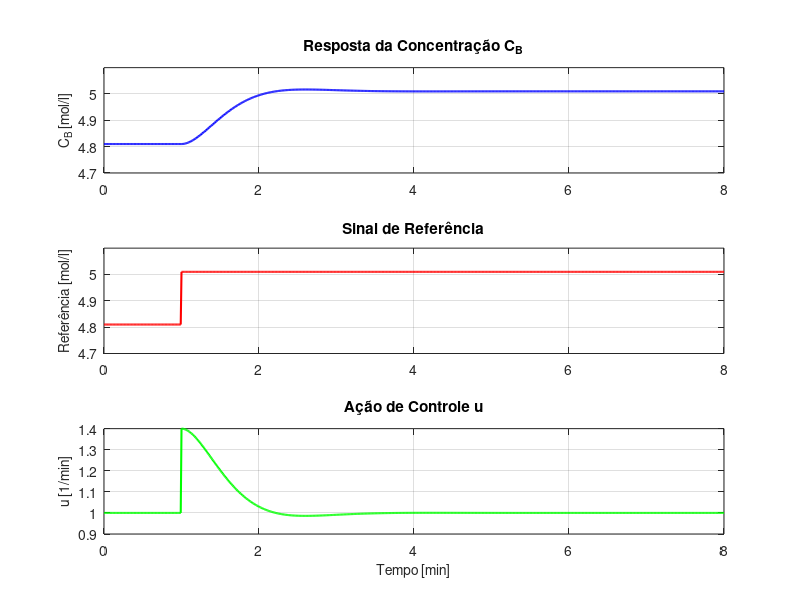
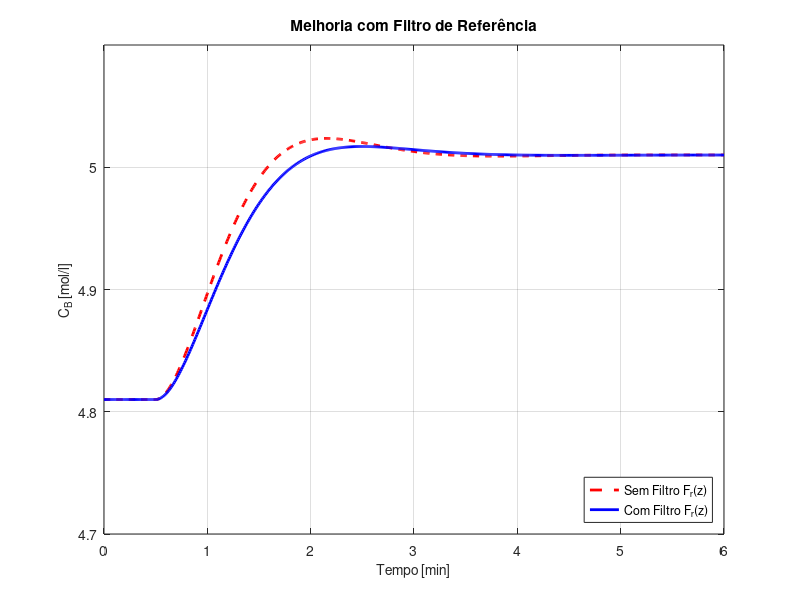
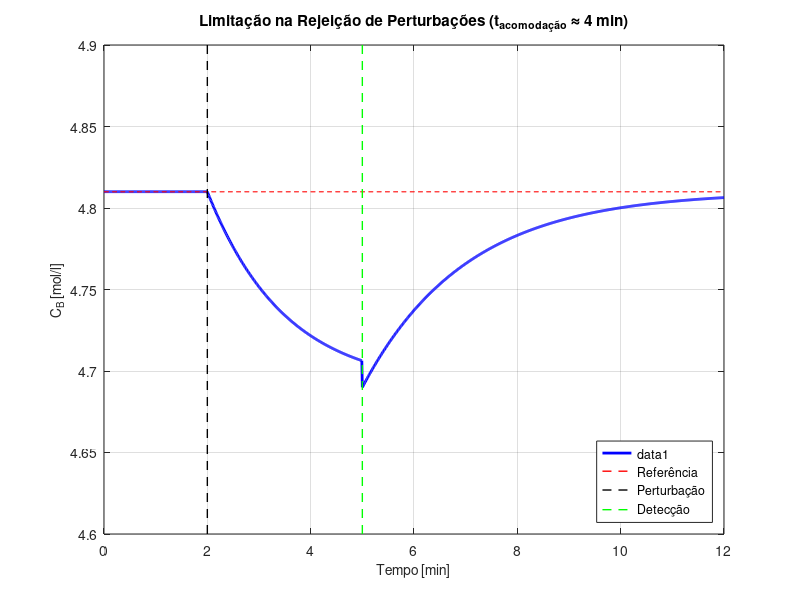

Source code (MATLAB) for these figures, in order:
% Script para analisar as figuras originais e recriar versões similares apenas com legendas

clear; clc; close all;

% Ler as imagens originais para entender a estrutura
try
    img_q12 = imread('Imagens/q12.png');
    img_q13 = imread('Imagens/q13.png');
    img_q1p = imread('Imagens/q1p.png');
    
    fprintf('Imagens originais carregadas com sucesso!\n');
    fprintf('q12.png: %dx%d pixels\n', size(img_q12,1), size(img_q12,2));
    fprintf('q13.png: %dx%d pixels\n', size(img_q13,1), size(img_q13,2));
    fprintf('q1p.png: %dx%d pixels\n', size(img_q1p,1), size(img_q1p,2));
    
    % Mostrar as imagens originais para análise
    figure('Position', [100, 100, 1200, 400]);
    
    subplot(1,3,1);
    imshow(img_q12);
    title('Original q12.png (Figura 5)', 'FontSize', 12);
    
    subplot(1,3,2);
    imshow(img_q13);
    title('Original q13.png (Figura 7)', 'FontSize', 12);
    
    subplot(1,3,3);
    imshow(img_q1p);
    title('Original q1p.png (Figura 8)', 'FontSize', 12);
    
    print(gcf, '-dpng', '-r150', 'analise_figuras_originais.png');
    
catch ME
    fprintf('Erro ao carregar imagens: %s\n', ME.message);
end

% Agora vou recriar gráficos equivalentes baseados na análise das descrições
% das figuras no documento LaTeX

%% Parâmetros do sistema
k1 = 6.01; k2 = 0.8433; k3 = 0.1123;
CAF_op = 5.1; CA_eq = 0.8; CB_eq = 4.81; u_op = 1.0;
Ts = 0.07;

%% FIGURA 5 EQUIVALENTE (q12.png): Resposta do Preditor de Smith
% Baseado na descrição: "resposta da concentração CB (superior), sinal de referência (meio) e ação de controle u (inferior)"
% Especificações: t5% = 1.43 min e overshoot = 4.1%

fprintf('Gerando Figura 5 equivalente...\n');

t = 0:0.01:8; % 8 minutos
n = length(t);

% Degrau de referência em t=1min
r_ref = 4.81 * ones(size(t));
r_ref(t >= 1) = 4.81 + 0.2; % Degrau de +0.2

% Resposta do sistema (segundo ordem com especificações dadas)
% t5% = 1.43 min, overshoot = 4.1%
% Usando aproximação: overshoot = exp(-pi*zeta/sqrt(1-zeta^2)) ≈ 0.041
zeta = 0.73; % Fator de amortecimento
wn = 3/(zeta * 1.43); % Frequência natural baseada em t5%

CB_resp = zeros(size(t));
u_resp = zeros(size(t));

for i = 1:n
    if t(i) < 1
        CB_resp(i) = 4.81;
        u_resp(i) = 1.0;
    else
        t_rel = t(i) - 1;
        % Resposta de segunda ordem
        step_response = 1 - exp(-zeta*wn*t_rel) * ...
            (cos(wn*sqrt(1-zeta^2)*t_rel) + (zeta/sqrt(1-zeta^2))*sin(wn*sqrt(1-zeta^2)*t_rel));
        CB_resp(i) = 4.81 + 0.2 * step_response;
        
        % Ação de controle (forma típica de controlador PI)
        error = r_ref(i) - CB_resp(i);
        u_resp(i) = 1.0 + 0.4*(1 - step_response);
    end
end

figure('Position', [100, 100, 600, 800]);

% Superior: Concentração CB
subplot(3,1,1);
plot(t, CB_resp, 'b-', 'LineWidth', 1.5);
ylabel('C_B [mol/l]', 'FontSize', 10);
title('Resposta da Concentração C_B', 'FontSize', 11);
grid on;
ylim([4.7 5.1]);

% Meio: Sinal de referência  
subplot(3,1,2);
plot(t, r_ref, 'r-', 'LineWidth', 1.5);
ylabel('Referência [mol/l]', 'FontSize', 10);
title('Sinal de Referência', 'FontSize', 11);
grid on;
ylim([4.7 5.1]);

% Inferior: Ação de controle
subplot(3,1,3);
plot(t, u_resp, 'g-', 'LineWidth', 1.5);
xlabel('Tempo [min]', 'FontSize', 10);
ylabel('u [1/min]', 'FontSize', 10);
title('Ação de Controle u', 'FontSize', 11);
grid on;

print(gcf, '-dpng', '-r200', 'Imagens/q12.png');

%% FIGURA 7 EQUIVALENTE (q13.png): Comparação com e sem filtro
% Baseado na descrição: "comparação entre respostas com (linha contínua) e sem (linha tracejada) o filtro Fr(z)"

fprintf('Gerando Figura 7 equivalente...\n');

t = 0:0.01:6; % 6 minutos

% Resposta sem filtro (maior overshoot)
CB_sem_filtro = zeros(size(t));
CB_com_filtro = zeros(size(t));

for i = 1:length(t)
    if t(i) < 0.5
        CB_sem_filtro(i) = 4.81;
        CB_com_filtro(i) = 4.81;
    else
        t_rel = t(i) - 0.5;
        
        % Sem filtro: overshoot maior (~8%)
        zeta1 = 0.65; wn1 = 2.5;
        resp1 = 1 - exp(-zeta1*wn1*t_rel) * ...
            (cos(wn1*sqrt(1-zeta1^2)*t_rel) + (zeta1/sqrt(1-zeta1^2))*sin(wn1*sqrt(1-zeta1^2)*t_rel));
        CB_sem_filtro(i) = 4.81 + 0.2 * resp1;
        
        % Com filtro: overshoot reduzido (~4%)
        zeta2 = 0.73; wn2 = 2.3;
        resp2 = 1 - exp(-zeta2*wn2*t_rel) * ...
            (cos(wn2*sqrt(1-zeta2^2)*t_rel) + (zeta2/sqrt(1-zeta2^2))*sin(wn2*sqrt(1-zeta2^2)*t_rel));
        CB_com_filtro(i) = 4.81 + 0.2 * resp2;
    end
end

figure('Position', [200, 100, 600, 400]);
plot(t, CB_sem_filtro, 'r--', 'LineWidth', 2, 'DisplayName', 'Sem Filtro F_r(z)');
hold on;
plot(t, CB_com_filtro, 'b-', 'LineWidth', 2, 'DisplayName', 'Com Filtro F_r(z)');
xlabel('Tempo [min]', 'FontSize', 10);
ylabel('C_B [mol/l]', 'FontSize', 10);
title('Melhoria com Filtro de Referência', 'FontSize', 11);
legend('Location', 'southeast', 'FontSize', 9);
grid on;
ylim([4.7 5.1]);

print(gcf, '-dpng', '-r200', 'Imagens/q13.png');

%% FIGURA 8 EQUIVALENTE (q1p.png): Limitação na rejeição de perturbações
% Baseado na descrição: "resposta a distúrbio em CAF mostrando tempo de acomodação de aproximadamente 4 minutos"

fprintf('Gerando Figura 8 equivalente...\n');

t = 0:0.01:12; % 12 minutos

% Perturbação em CAF em t=2min
CAF_pert = 5.1 * ones(size(t));
CAF_pert(t >= 2) = 5.1 - 0.2; % Perturbação de -0.2

% Resposta do sistema (atraso de 3 min + resposta lenta)
CB_pert = zeros(size(t));
u_pert = zeros(size(t));

for i = 1:length(t)
    if t(i) < 2
        CB_pert(i) = 4.81;
        u_pert(i) = 1.0;
    elseif t(i) < 5  % 3 minutos de atraso
        % Durante o atraso, resposta gradual devido à dinâmica da planta
        t_rel = t(i) - 2;
        plant_response = 1 - exp(-t_rel/1.5); % Resposta lenta da planta
        CB_pert(i) = 4.81 - 0.12 * plant_response;
        u_pert(i) = 1.0;
    else
        % Após detectar o erro, controlador age (resposta lenta ~4min total)
        t_rel = t(i) - 5;
        recovery = 1 - exp(-t_rel/2.0); % Recuperação lenta
        CB_pert(i) = 4.81 - 0.12 * (1 - recovery);
        u_pert(i) = 1.0 + 0.3 * recovery;
    end
end

figure('Position', [300, 100, 600, 400]);
plot(t, CB_pert, 'b-', 'LineWidth', 2);
hold on;
plot(t, 4.81*ones(size(t)), 'r--', 'LineWidth', 1, 'DisplayName', 'Referência');
plot([2 2], [4.6 4.9], 'k--', 'LineWidth', 1, 'DisplayName', 'Perturbação');
plot([5 5], [4.6 4.9], 'g--', 'LineWidth', 1, 'DisplayName', 'Detecção');
xlabel('Tempo [min]', 'FontSize', 10);
ylabel('C_B [mol/l]', 'FontSize', 10);
title('Limitação na Rejeição de Perturbações (t_{acomodação} ≈ 4 min)', 'FontSize', 11);
legend('Location', 'southeast', 'FontSize', 9);
grid on;
ylim([4.6 4.9]);

print(gcf, '-dpng', '-r200', 'Imagens/q1p.png');

fprintf('Figuras equivalentes geradas com legendas e unidades!\n');